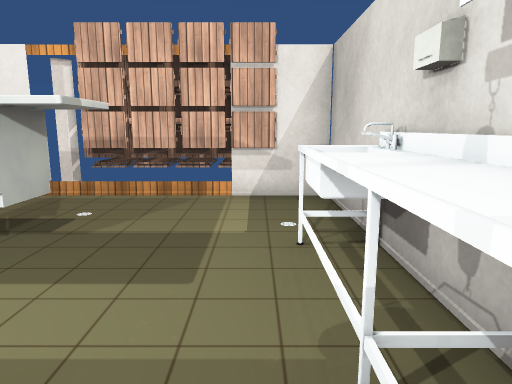
view 1 (above)

16 first-person views from a walk through a Unity game level. The camera is 1.4 m above the floor, tilts 10° down and sees 70° across. The floor is counted in squares, 1 m on a side. Each view is taken from the middle of a square. On the plan, view 1 faces up. The plan holds only what a view shows up to about 16 squares ahead; the rest is blank. The player character is not drawn. Some surface patterns are stand-ins.

view 2
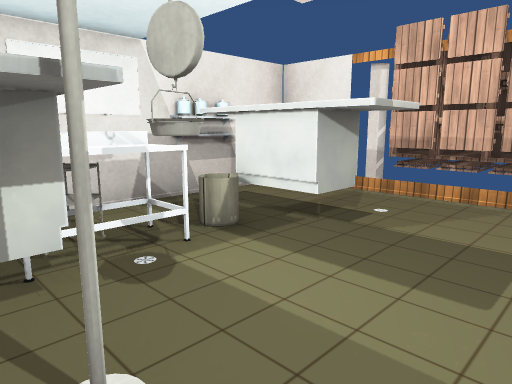

view 3
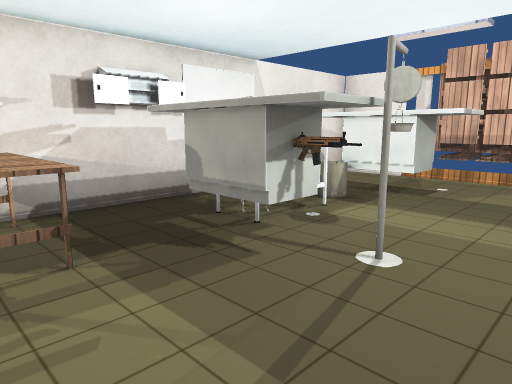

view 4
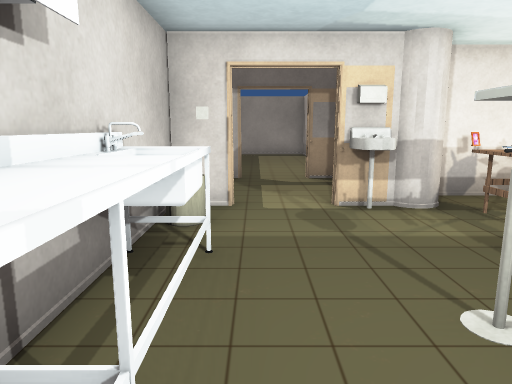

view 5
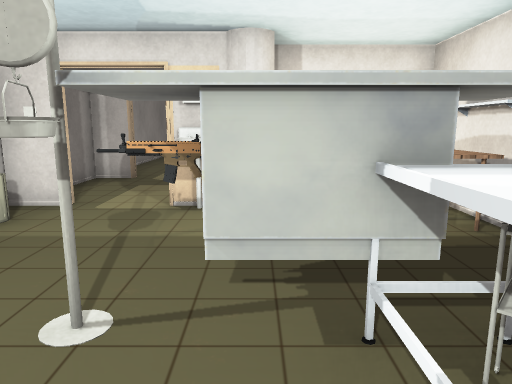

view 6
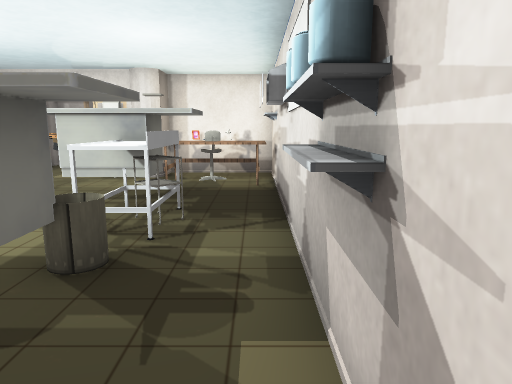

view 7
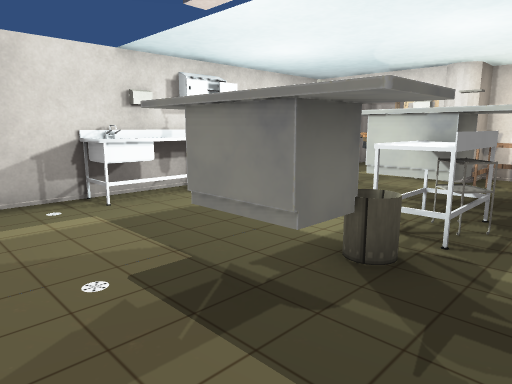

view 8
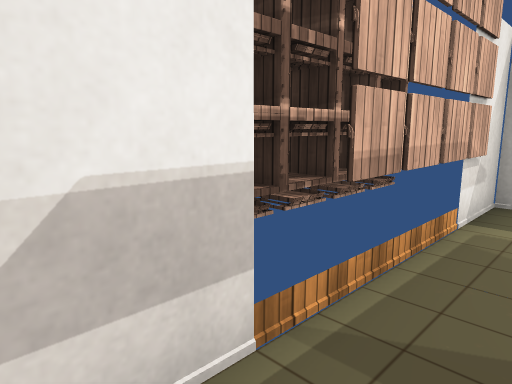

view 9
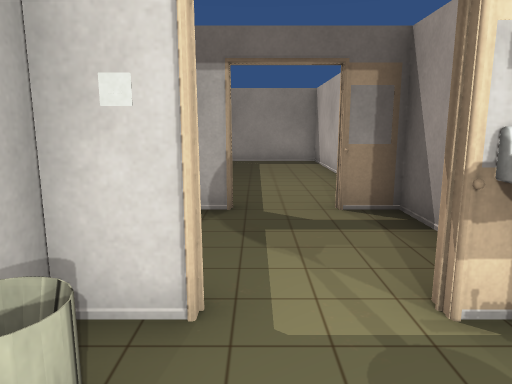

view 10
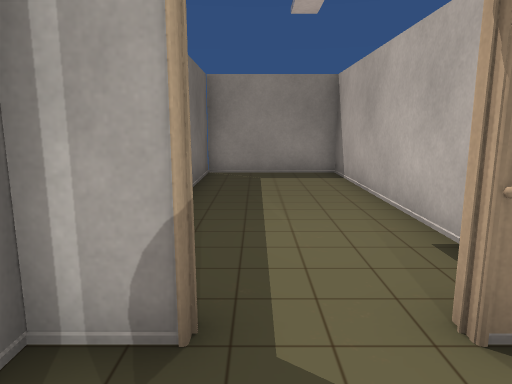

view 11
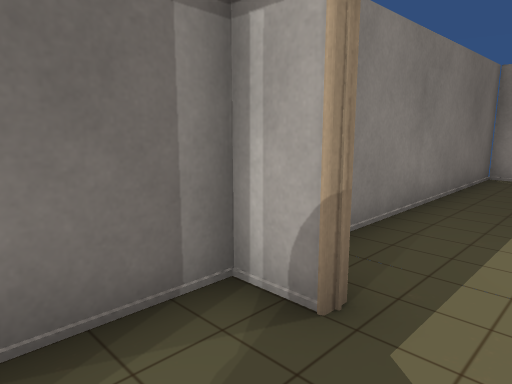

view 12
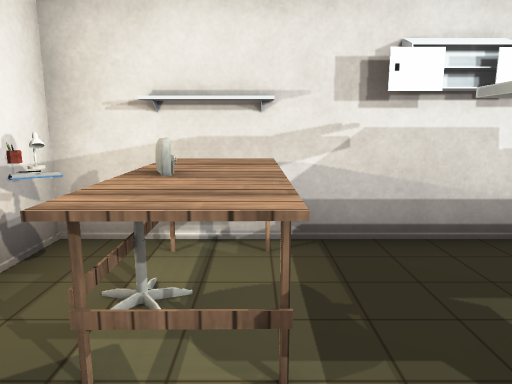

view 13
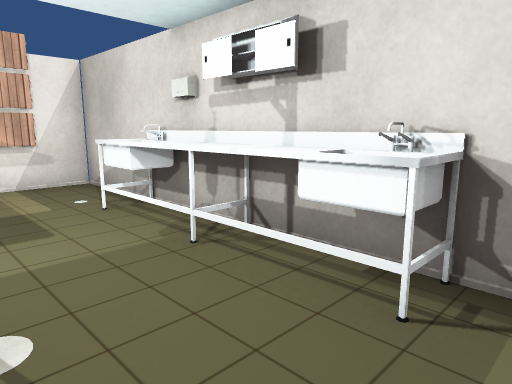

view 14
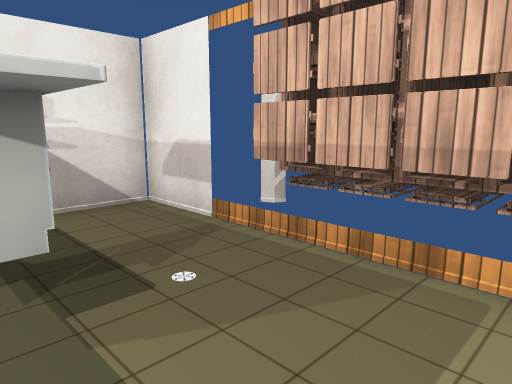

view 15
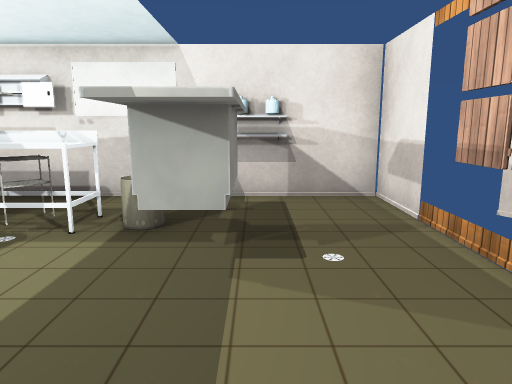

view 16
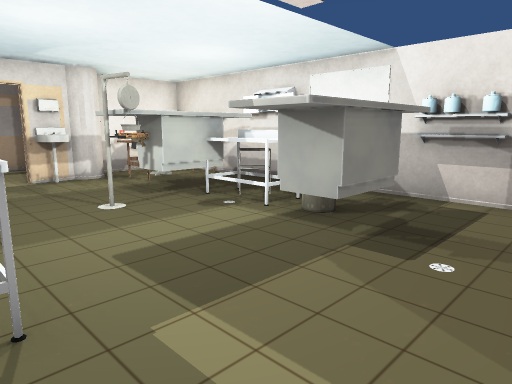

### Floor plan
Ten units are one square. View 1 is at (0, 0); x grows to the right and y downward. Boxes are objects, and circles mark ways between rooms. Rooms are numbered by the first view taken in them; rooms with no view inside come last. Other rooms are left out.
<svg viewBox="-70 -110 90 280">
<path fill="none" stroke="#000" d="M-44 -75 -65 -75 -65 45 -33 45 -33 35M-26 35 -14 35M4 35 15 35 15 -75 -5 -75M-25 58 -25 72 -14 72M4 72 15 72 15 52M-25 93 -25 165 15 165 15 92"/>
<rect x="-65" y="15" width="10" height="20" fill="#bbb"><title>other object</title></rect>
<rect x="-65" y="-45" width="10" height="10" fill="#bbb"><title>other object</title></rect>
<rect x="-65" y="-55" width="10" height="10" fill="#bbb"><title>other object</title></rect>
<rect x="-55" y="35" width="10" height="10" fill="#bbb"><title>other object</title></rect>
<rect x="-55" y="15" width="20" height="20" fill="#bbb"><title>other object</title></rect>
<rect x="-55" y="-15" width="40" height="20" fill="#bbb"><title>other object</title></rect>
<rect x="-55" y="-25" width="10" height="10" fill="#bbb"><title>other object</title></rect>
<rect x="-55" y="-55" width="40" height="20" fill="#bbb"><title>other object</title></rect>
<rect x="-45" y="-25" width="10" height="10" fill="#bbb"><title>other object</title></rect>
<rect x="-45" y="-45" width="10" height="20" fill="#bbb"><title>other object</title></rect>
<rect x="-45" y="-105" width="10" height="20" fill="#bbb"><title>other object</title></rect>
<rect x="-35" y="-85" width="10" height="10" fill="#bbb"><title>other object</title></rect>
<rect x="-35" y="-105" width="10" height="20" fill="#bbb"><title>other object</title></rect>
<rect x="-25" y="25" width="10" height="10" fill="#bbb"><title>other object</title></rect>
<rect x="-25" y="-85" width="10" height="10" fill="#bbb"><title>other object</title></rect>
<rect x="-25" y="-105" width="10" height="20" fill="#bbb"><title>other object</title></rect>
<rect x="-15" y="-85" width="10" height="10" fill="#bbb"><title>other object</title></rect>
<rect x="-15" y="-105" width="20" height="20" fill="#bbb"><title>other object</title></rect>
<rect x="-5" y="-75" width="10" height="10" fill="#bbb"><title>other object</title></rect>
<rect x="5" y="15" width="10" height="20" fill="#bbb"><title>other object</title></rect>
<rect x="5" y="-45" width="10" height="60" fill="#bbb"><title>other object</title></rect>
<circle cx="-5" cy="40" r="3" fill="#2a7"/>
<circle cx="-5" cy="70" r="3" fill="#2a7"/>
<text x="-20" y="-30">1</text>
<text x="-10" y="60">2</text>
<text x="-10" y="120">3</text>
</svg>
Room 1 opens to room 2. Room 2 opens to room 3.

Where each view was taken, in squares from view 1:
view 1: 0 up, 0 right, facing up
view 2: 0 up, 0 right, facing up-left
view 3: 3 down, 0 right, facing up-left
view 4: 3 up, 0 right, facing down
view 5: 3 up, 3 left, facing down
view 6: 7 up, 6 left, facing down
view 7: 7 up, 6 left, facing down-right
view 8: 6 up, 6 left, facing up-right
view 9: 1 down, 0 right, facing down
view 10: 5 down, 0 right, facing down
view 11: 5 down, 1 left, facing down-right
view 12: 2 down, 2 left, facing left
view 13: 2 down, 2 left, facing up-right
view 14: 4 up, 0 right, facing up-left
view 15: 5 up, 1 right, facing left
view 16: 7 up, 1 right, facing down-left
